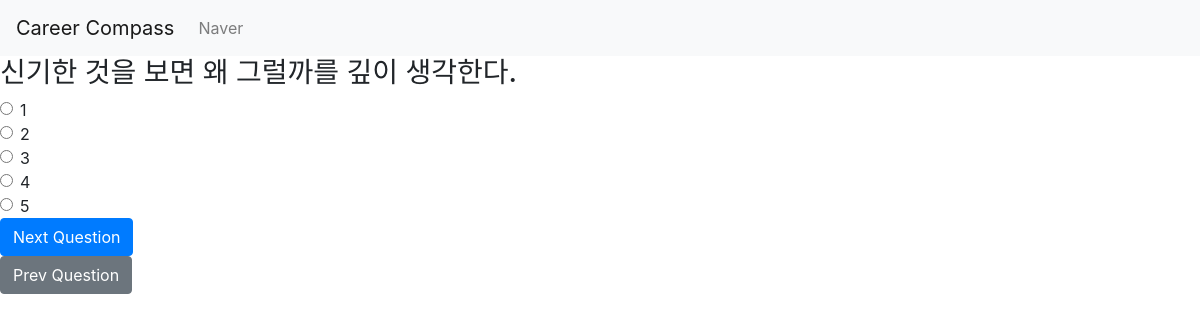
Page /polls/2/ on the earlier database version.
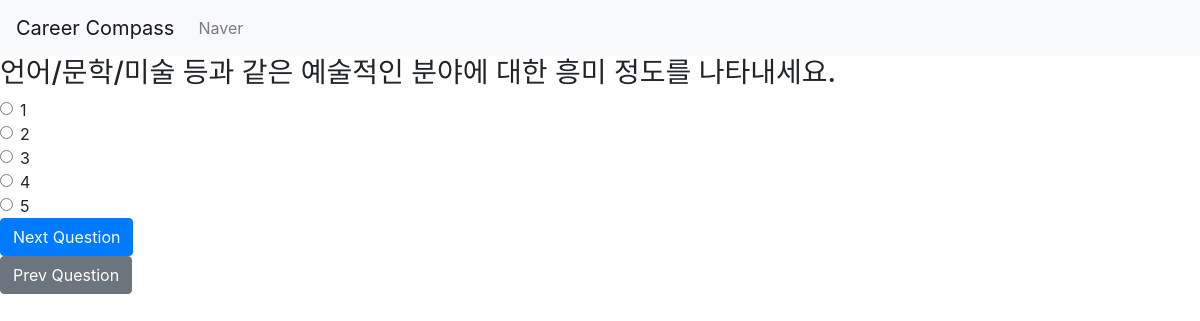
Same page on the later database version.
### polls/models.py (models this page shows)
class Question(models.Model):
    question_text = models.CharField(max_length=200)
    question_code = models.IntegerField()

### polls/views.py (the view, shortened to what this page needs)
# urls.py: path('<int:question_id>/', PollView.as_view(), name='poll'),
class PollView(View):
    template_name = 'index.html'
    def get(self, request, question_id):
        question = get_object_or_404(Question, pk=question_id)
        return render(request, self.template_name, {'question': question, 'question_id': question_id})

### templates/index.html (shortened to what this page needs)
<!DOCTYPE html>
<html lang="en">
<head>
    <link rel="stylesheet" href="https://cdn.jsdelivr.net/npm/bootstrap@4.4.1/dist/css/bootstrap.min.css">
</head>
<body>
<nav class="navbar navbar-expand-lg navbar-light bg-light">
    <a class="navbar-brand" href="/polls/1">Career Compass</a>
    <div class="collapse navbar-collapse" id="navbarSupportedContent">
      <ul class="navbar-nav mr-auto">
        <li class="nav-item">
          <a class="nav-link" href="https://www.naver.com">Naver</a>
        </li>
      </ul>
    </div>
</nav>
<form method="post" class="form">
    <h3>{{ question.question_text }}</h3>
    <div class="form-check">
        <input class="form-check-input" type="radio" name="question_{{ question_id }}" value="1" id="choice1" required>
        <label class="form-check-label" for="choice1">1</label>
    </div>
    <div class="form-check">
        <input class="form-check-input" type="radio" name="question_{{ question_id }}" value="2" id="choice2" required>
        <label class="form-check-label" for="choice2">2</label>
    </div>
    <div class="form-check">
        <input class="form-check-input" type="radio" name="question_{{ question_id }}" value="3" id="choice3" required>
        <label class="form-check-label" for="choice3">3</label>
    </div>
    <div class="form-check">
        <input class="form-check-input" type="radio" name="question_{{ question_id }}" value="4" id="choice4" required>
        <label class="form-check-label" for="choice4">4</label>
    </div>
    <div class="form-check">
        <input class="form-check-input" type="radio" name="question_{{ question_id }}" value="5" id="choice5" required>
        <label class="form-check-label" for="choice5">5</label>
    </div>
    <button type="submit" class="btn btn-primary">Next Question</button>
</form>
<a href="{% url 'polls:poll' question_id=question_id|add:'-1' %}" class="btn btn-secondary">Prev Question</a>
</body>
</html>

Differences in the rows shown:
changed Question: question_text "신기한 것을 보면 왜 그럴까를 깊이 생각한다." → "언어/문학/미술 등과 같은 예술적인 분야에 대한 흥미 정도를 나타내세요."
